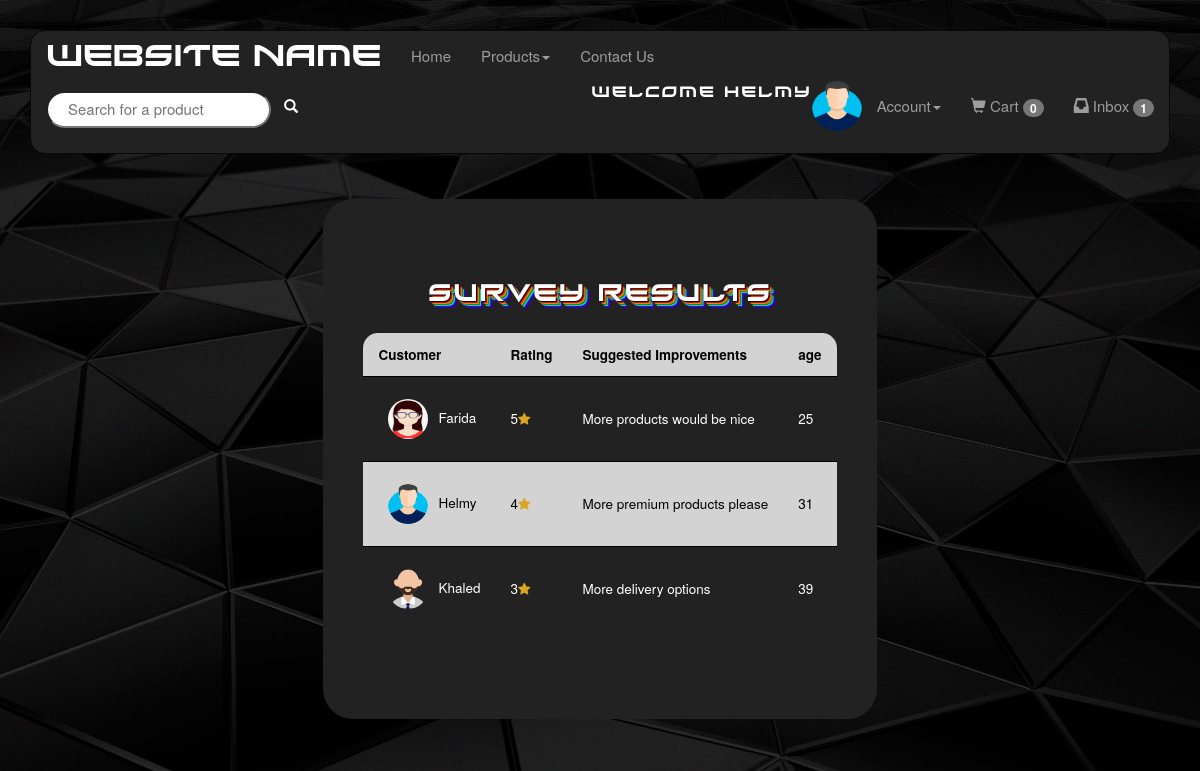
/SurveyResults.php (signed in), run on the app's committed database.
### tables this page shows
CREATE TABLE `users` (
  `id` int(10) UNSIGNED NOT NULL,
  `username` varchar(30) NOT NULL,
  `password` varchar(225) NOT NULL,
  `email` varchar(50) NOT NULL,
  `address` varchar(50) DEFAULT NULL,
  `imagePath` varchar(255) DEFAULT NULL,
  `userType` varchar(15) NOT NULL
);

CREATE TABLE `survey` (
  `id` int(10) UNSIGNED NOT NULL,
  `customerID` int(10) UNSIGNED NOT NULL,
  `rating` int(11) DEFAULT NULL,
  `improvement` varchar(255) DEFAULT NULL,
  `age` int(11) DEFAULT NULL
);

### SurveyResults.php (the view, shortened to what this page needs)
<html>
    <head>
    </head>
    <body>
    <?php
        include "Menu.php";
        $conn = new mysqli("localhost","root","", "project");
        $sql="SELECT * FROM survey";
        $result = mysqli_query($conn,$sql);
        ?>
        <div class="container">
            <div class="card justify-content-center">
                <div class="carda">
                    <h3 style="text-align: center";>Survey Results</h3>
                    <table class="content-table">
                        <tr>
                            <th>Customer </th>
                            <th>Rating</th>
                            <th>Suggested Improvements</th>
                            <th>age</th>
                        </tr>
                        <?php
                        while($row = $result->fetch_assoc()){
                            echo "<tr>";
                            echo "<td>";
                            $sql2="SELECT username,imagePath FROM users WHERE id='" . $row['customerID'] . "'";
                            $result2 = mysqli_query($conn,$sql2);
                            while($rows = $result2->fetch_assoc()){
                                echo "<img src=". $rows['imagePath']. " class='user-pic-icon'><img>";
                                echo  $rows['username'];
                            }
                            echo "</td>";
                            echo "<td>" . $row['rating'] . "<i class='fa fa-star'></i></td>";
                            echo "<td>" . $row['improvement'] . "</td>";
                            echo "<td>" . $row['age'] . "</td>";
                            echo "</tr>";
                        }
                        ?>
                    </table>
                </div>
            </div>
        </div>
    </html>

### Style.css (style rules this page uses)
body { margin: 30px; background: black; color: white; line-height: 1.5; font-size: 15px; background-image: url(resources/images/style/background/bg.jpg); background-position: center; background-repeat:no-repeat; background-size:cover; }
h1, h2, h3 { font-family: xirod; letter-spacing: 2px; font-weight: lighter; text-shadow: 1px 1px 1px black, 2px 2px 1px red, 3px 3px 1px goldenrod, 4px 4px 1px green, 5px 5px 1px turquoise, 6px 6px 1px blue, 7px 7px 1px indigo; animation: glow2 2s ease-in-out infinite alternate; }
.container { width: fit-content; height: fit-content; }
.card { background: #222; margin:20px; border-radius: 3rem; }
.fa-star, .fa-star-o { color:goldenrod; }
.user-pic-icon { border-radius: 4rem; width: 40px; height: 40px; margin: 10px; }
.carda { align-content: center; text-align: center; height: 520px; min-width: 400px; margin: 25px; overflow-y: auto; background: #222; border-radius: 15px 15px 15px 15px ; padding: 15px; }
.content-table { border-collapse:collapse; margin: 25px 0; font-size: 0.9em; min-width: 400px; border-radius: 15px 15px 15px 15px ; overflow: hidden; }
.content-table th, .content-table td { padding: 12px 15px; }
.content-table tbody tr { border-bottom: 1px solid rgb(0, 0, 0); }
.content-table tbody tr:nth-of-type(even) { background-color: #222; color: rgb(255, 255, 255); }
.content-table tbody tr:nth-of-type(odd) { color: rgb(0, 0, 0); background-color: lightgray }
.content-table tbody tr:last-of-type { border-bottom : none; }

### data on the page
survey: rating "5", improvement "More products would be nice", age "25"
users: imagePath (picture), username "Farida"
survey: rating "4", improvement "More premium products please", age "31"
users: imagePath (picture), username "Helmy"
survey: rating "3", improvement "More delivery options", age "39"
users: imagePath (picture), username "Khaled"

### other printed values
$_SESSION['username'] "Helmy"
$cart_items_row['cartItems'] "0"
$inbox_notif_row['unread_messages'] "1"
